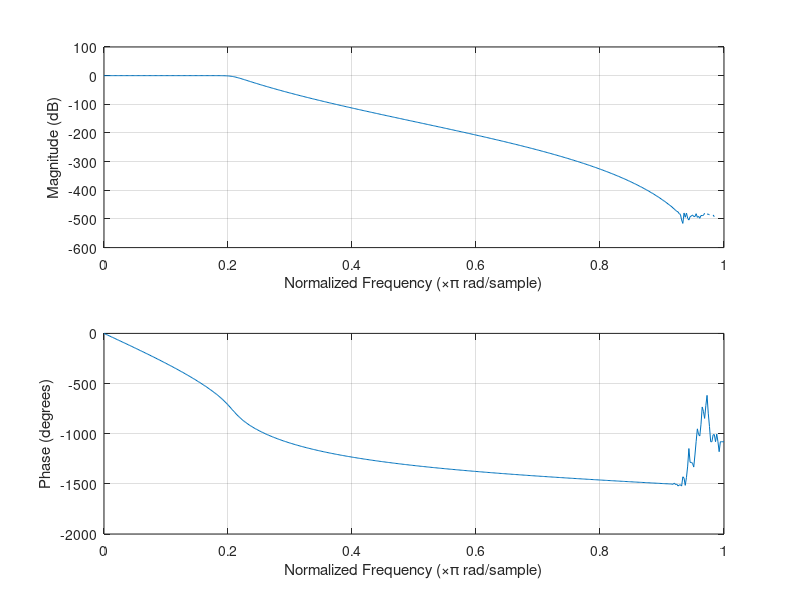

This chart was generated by the following MATLAB code: (Note: this script raises an error after producing the figure.)
clc; clear;
Fs=10000; Fp=1000; Fst=1500;
[N,Wn]=buttord(Fp/(Fs/2),Fst/(Fs/2),1,60);
[b,a]=butter(N,Wn);

freqz(b,a) % Magnitude & Phase

figure
[h,n]=impz(b,a,50);
...title('Impulse Response')

figure
stepz(b,a)

figure
zplane(b,a)

fprintf('Minimum Filter Order (N) = %d\n',N);
fprintf('Cutoff Frequency (Wn) = %.4f\n',Wn);
